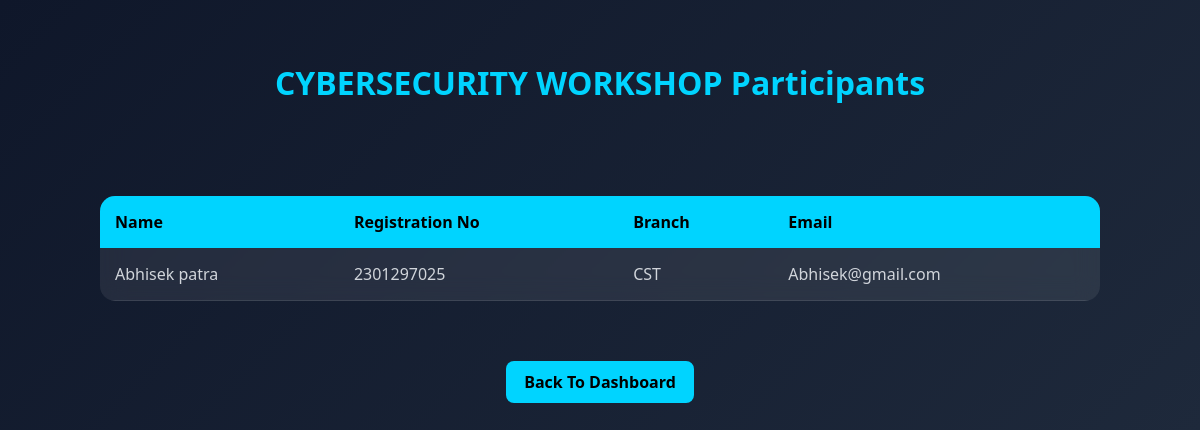
/participants/4, run on the app's committed database.
### tables this page shows
CREATE TABLE events (
            id INTEGER PRIMARY KEY AUTOINCREMENT,
            event_name TEXT,
            event_date TEXT,
            event_time TEXT,
            venue TEXT,
            guest_speaker TEXT,
            event_goal TEXT,
            description TEXT
        );

CREATE TABLE students (
    id INTEGER PRIMARY KEY AUTOINCREMENT,
    name TEXT,
    registration_no TEXT,
    contact TEXT,
    branch TEXT,
    email TEXT UNIQUE,
    password TEXT
, profile_image TEXT);

### app.py (the view)
@app.route("/participants/<int:event_id>")
def participants(event_id):
    conn = sqlite3.connect("events.db")
    cursor = conn.cursor()
    cursor.execute("SELECT event_name FROM events WHERE id=?", (event_id,))
    event = cursor.fetchone()
    cursor.execute(
        """
        SELECT students.name,
               students.registration_no,
               students.branch,
               students.email
        FROM registrations
        JOIN students
        ON registrations.student_id = students.id
        WHERE registrations.event_id = ?
    """,
        (event_id,),
    )
    participants = cursor.fetchall()
    conn.close()
    return render_template("participants.html", participants=participants, event=event)

### templates/participants.html (shortened to what this page needs)
<!DOCTYPE html>
<html lang="en">
<head>
    <link rel="stylesheet" href="{{ url_for('static',
    filename='css/participants.css') }}">
</head>
<body>
    <div class="header">
        <h1>{{ event[0] }} Participants</h1>
    </div>
    <div class="container">
        {% if participants %}
        <table class="participants-table">
            <tr>
                <th>Name</th>
                <th>Registration No</th>
                <th>Branch</th>
                <th>Email</th>
            </tr>
            {% for student in participants %}
            <tr>
                <td>{{ student[0] }}</td>
                <td>{{ student[1] }}</td>
                <td>{{ student[2] }}</td>
                <td>{{ student[3] }}</td>
            </tr>
            {% endfor %}
        </table>
        {% else %}
        <div class="no-participants">
            <h2>No Participants Yet</h2>
        </div>
        {% endif %}
    </div>
    <div class="footer-btn">
        <a href="/admin" class="btn">
            Back To Dashboard
        </a>
    </div>
</body>
</html>

### static/css/participants.css (style rules this page uses)
body { margin: 0; font-family: 'Segoe UI', sans-serif; background: linear-gradient(135deg, #0f172a, #1e293b); color: white; }
.header { text-align: center; padding: 40px; }
.header h1 { color: #00d4ff; }
.container { display: flex; justify-content: center; gap: 25px; flex-wrap: wrap; padding: 30px; }
.btn { display: inline-block; padding: 10px 18px; background: #00d4ff; color: black; text-decoration: none; font-weight: bold; border-radius: 8px; }
.footer-btn { text-align: center; margin: 30px; }
.participants-table { width: 90%; max-width: 1000px; margin: auto; border-collapse: collapse; background: rgba(255, 255, 255, 0.08); backdrop-filter: blur(12px); border-radius: 15px; overflow: hidden; }
.participants-table th { background: #00d4ff; color: black; padding: 15px; text-align: left; }
.participants-table td { padding: 15px; border-bottom: 1px solid rgba(255, 255, 255, 0.1); color: #d1d5db; }

### data on the page
events: event_name "CYBERSECURITY WORKSHOP"
students: name "Abhisek patra", registration_no "2301297025", branch "CST", email "Abhisek@gmail.com"
